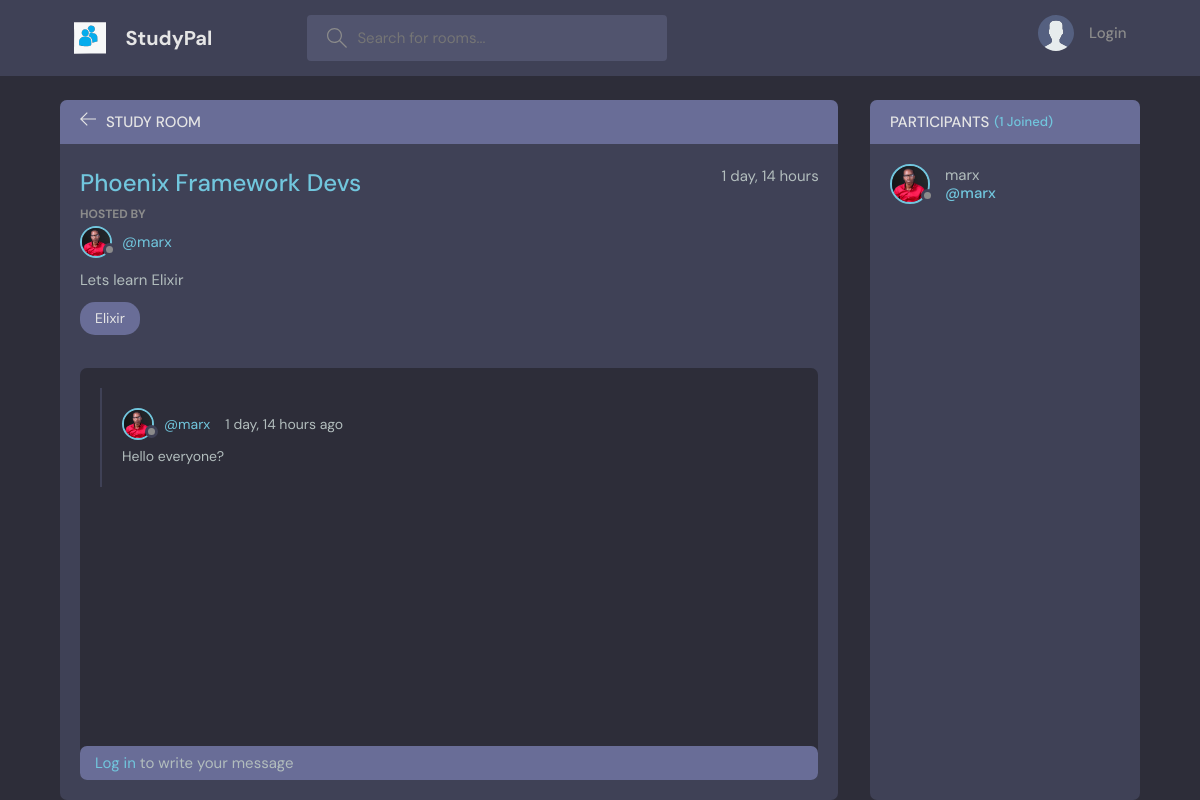
/room/3/, run on an earlier commit of the app's database.
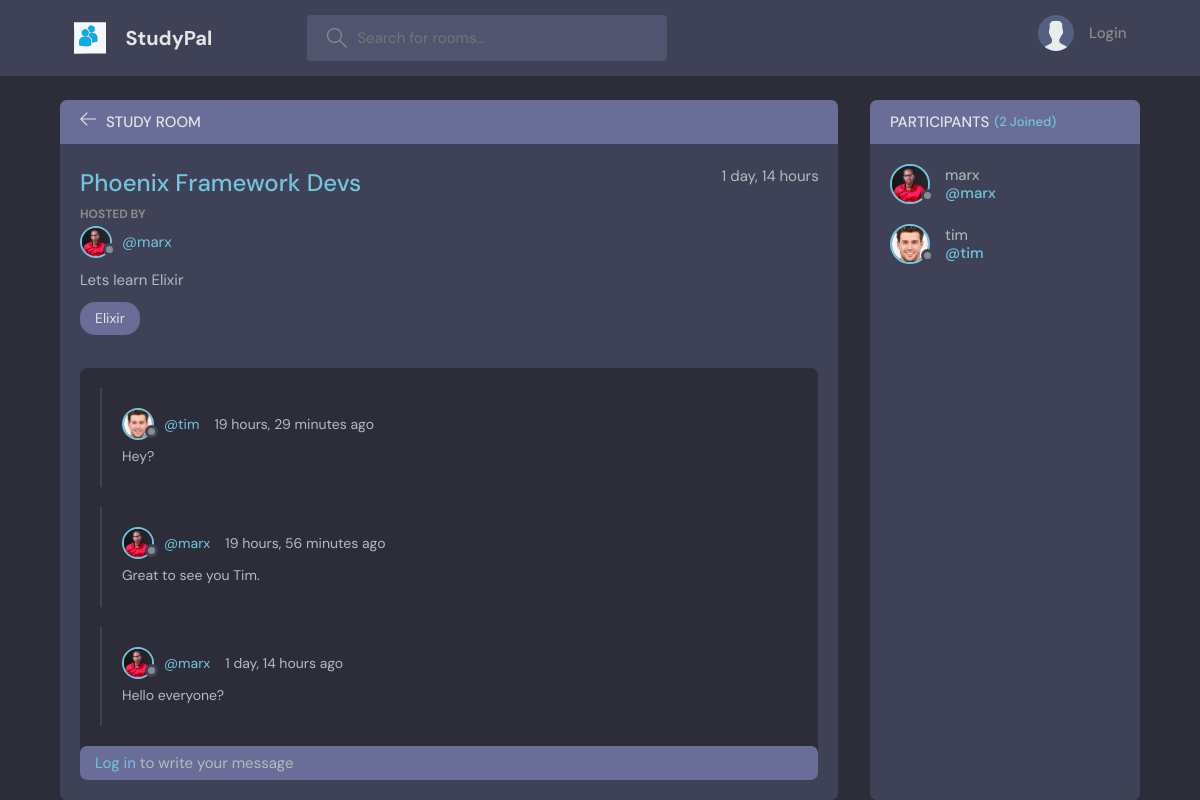
And on a later commit of the database.
### base/models.py (models this page shows, shortened)
class Message(models.Model):
    user = models.ForeignKey(User, on_delete=models.CASCADE)
    room = models.ForeignKey(Room, on_delete=models.CASCADE)
    body = models.TextField()
    updated = models.DateTimeField(auto_now=True)
    created = models.DateTimeField(auto_now_add=True)
    class Meta:
        ordering = ['-updated', '-created'] #ordering new messages by the newest

class User(AbstractUser):
    name = models.CharField(max_length=200, null=True)
    email = models.EmailField(unique=True, null=True)
    bio = models.TextField(null=True)
    avatar = models.ImageField(null=True, default="avatar.svg")
    USERNAME_FIELD = 'email'
    REQUIRED_FIELDS = []

### base/views.py (the view, shortened to what this page needs)
# urls.py: path('room/<str:pk>/', views.room, name='room'),
def room(request, pk): #pk-primary key
    room = Room.objects.get(id=pk)
    room_messages = room.message_set.all() #Give me the set of messages related to this room
    participants = room.participants.all()
    context = {'room': room, 'room_messages': room_messages, 'participants': participants}
    return render(request, 'base/room.html', context)

### base/models.py (called while the page is built)
    def __str__(self):
        return self.name

### base/templates/base/room.html (shortened to what this page needs)
{% extends 'main.html' %}
{% block content %}
    <main class="profile-page layout layout--2">
      <div class="container">
        <div class="room">
          <div class="room__top">
            <div class="room__topLeft">
              <a href="{% url 'home' %}">
                <svg version="1.1" xmlns="http://www.w3.org/2000/svg" width="32" height="32" viewBox="0 0 32 32">
                  <title>arrow-left</title>
                  <path
                    d="M13.723 2.286l-13.723 13.714 13.719 13.714 1.616-1.611-10.96-10.96h27.625v-2.286h-27.625l10.965-10.965-1.616-1.607z"
                  ></path>
                </svg>
              </a>
              <h3>Study Room</h3>
            </div>
          </div>
          <div class="room__box scroll">
            <div class="room__header scroll">
              <div class="room__info">
                <h3>{{room.name}}</h3>
                <span>{{room.created|timesince}}</span>
              </div>
              <div class="room__hosted">
                <p>Hosted By</p>
                <a href="{% url 'user-profile' room.host.id %}" class="room__author">
                  <div class="avatar avatar--small">
                    <img src="{{room.host.avatar.url}}" />
                  </div>
                  <span>@{{room.host.username}}</span>
                </a>
              </div>
              <div class="room__details">
                {{room.description}}
              </div>
              <span class="room__topics">{{room.topic}}</span>
            </div>
            <div class="room__conversation">
              <div class="threads scroll">
                {% for message in room_messages %}
                <div class="thread">
                  <div class="thread__top">
                    <div class="thread__author">
                      <a href="{% url 'user-profile' message.user.id %}" class="thread__authorInfo">
                        <div class="avatar avatar--small">
                          <img src="{{message.user.avatar.url}}" />
                        </div>
                        <span>@{{message.user.username}}</span>
                      </a>
                      <span class="thread__date">{{message.created|timesince}} ago</span>
                    </div>
                  </div>
                  <div class="thread__details">
                    {{message.body}}
                  </div>
                </div>
                {% endfor %}
              </div>
            </div>
          </div>
          <div class="room__message">
            {% if request.user.is_authenticated %}
            <form action="" method="POST">
              {% csrf_token %}
              <input name="body" placeholder="Write your message here..." /></form>
              {% else %}
              <p class="room__login__message"> <a href="{% url 'login' %}">Log in </a> to write your message </p>
        {% endif %}
          </div>
        </div>
        <div class="participants">
          <h3 class="participants__top">Participants <span>({{participants.count}} Joined)</span></h3>
          <div class="participants__list scroll">
            {% for user in participants %}
            <a href="{% url 'user-profile' user.id %}" class="participant">
              <div class="avatar avatar--medium">
                <img src="{{user.avatar.url}}" />
              </div>
              <p>
                {{user.username}}
                <span>@{{user.username}}</span>
              </p>
            </a>
            {% endfor %}
          </div>
        </div>
      </div>
    </main>
  {% endblock content %}

What changed in the data, as far as the page shows it:
added Message: user.avatar (picture), user.username "tim", created "19 hours, 29 minutes", body "Hey?"
added Message: user.avatar (picture), user.username "marx", created "19 hours, 56 minutes", body "Great to see you Tim."
added User: avatar (picture), username "tim"
Also different on the page:
{{ participants.count }}: "1" → "2"
